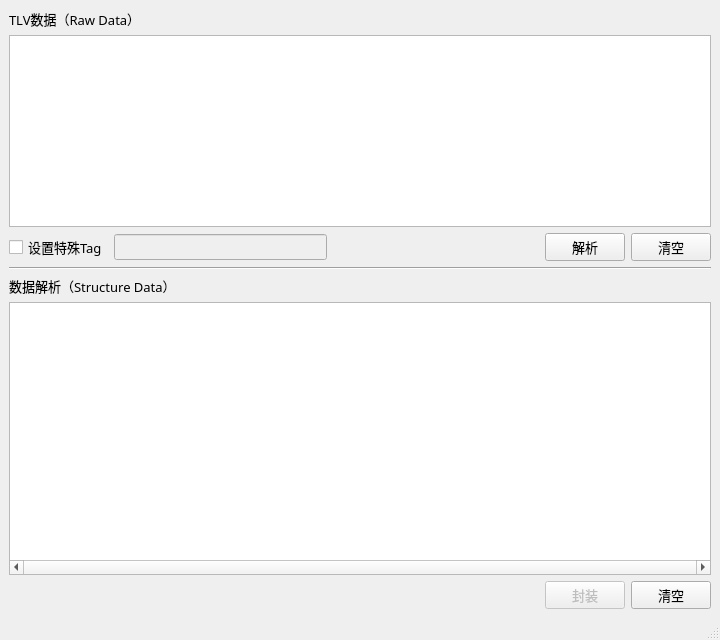
<?xml version="1.0" encoding="UTF-8"?>
<ui version="4.0">
 <class>MainWindow</class>
 <widget class="QMainWindow" name="MainWindow">
  <property name="geometry">
   <rect>
    <x>0</x>
    <y>0</y>
    <width>720</width>
    <height>640</height>
   </rect>
  </property>
  <property name="font">
   <font>
    <family>微软雅黑</family>
    <pointsize>10</pointsize>
   </font>
  </property>
  <property name="windowTitle">
   <string>TLV数据工具箱</string>
  </property>
  <property name="windowIcon">
   <iconset resource="resource.qrc">
    <normaloff>:/image/image/icon.ico</normaloff>:/image/image/icon.ico</iconset>
  </property>
  <property name="toolTip">
   <string>BER-TLV数据解析与封装</string>
  </property>
  <property name="statusTip">
   <string>工具版本：v1.0.0        作者：Zidong.Yin        日期：2019.10.06</string>
  </property>
  <property name="autoFillBackground">
   <bool>true</bool>
  </property>
  <widget class="QWidget" name="centralwidget">
   <layout class="QVBoxLayout" name="verticalLayout_2">
    <item>
     <layout class="QVBoxLayout" name="verticalLayout">
      <item>
       <widget class="QLabel" name="lbl_raw">
        <property name="text">
         <string>TLV数据（Raw Data）</string>
        </property>
       </widget>
      </item>
      <item>
       <widget class="QPlainTextEdit" name="te_rawData">
        <property name="sizePolicy">
         <sizepolicy hsizetype="Expanding" vsizetype="Maximum">
          <horstretch>0</horstretch>
          <verstretch>0</verstretch>
         </sizepolicy>
        </property>
        <property name="toolTip">
         <string>输入16进制待解析数据，不区分大小写，可带 ’0x' 前缀。</string>
        </property>
        <property name="tabChangesFocus">
         <bool>true</bool>
        </property>
        <property name="plainText">
         <string/>
        </property>
        <property name="tabStopWidth">
         <number>40</number>
        </property>
        <property name="textInteractionFlags">
         <set>Qt::LinksAccessibleByKeyboard|Qt::LinksAccessibleByMouse|Qt::TextBrowserInteraction|Qt::TextEditable|Qt::TextEditorInteraction|Qt::TextSelectableByKeyboard|Qt::TextSelectableByMouse</set>
        </property>
        <property name="backgroundVisible">
         <bool>false</bool>
        </property>
        <property name="centerOnScroll">
         <bool>false</bool>
        </property>
       </widget>
      </item>
      <item>
       <layout class="QHBoxLayout" name="horizontalLayout" stretch="0,0,0,0,0">
        <property name="sizeConstraint">
         <enum>QLayout::SetFixedSize</enum>
        </property>
        <item>
         <widget class="QCheckBox" name="chb_extTag">
          <property name="toolTip">
           <string>设置不符合BER-TLV编码规则的Tag(单字节)。
输入多个Tag时，以 '空格' 分割</string>
          </property>
          <property name="text">
           <string>设置特殊Tag</string>
          </property>
          <property name="checked">
           <bool>false</bool>
          </property>
          <property name="tristate">
           <bool>false</bool>
          </property>
         </widget>
        </item>
        <item>
         <widget class="QLineEdit" name="le_extTag">
          <property name="enabled">
           <bool>false</bool>
          </property>
          <property name="toolTip">
           <string>设置不符合BER-TLV编码规则的Tag(单字节)。
输入多个Tag时，以 '空格' 分割</string>
          </property>
          <property name="clearButtonEnabled">
           <bool>false</bool>
          </property>
         </widget>
        </item>
        <item>
         <spacer name="horizontalSpacer">
          <property name="orientation">
           <enum>Qt::Horizontal</enum>
          </property>
          <property name="sizeHint" stdset="0">
           <size>
            <width>40</width>
            <height>20</height>
           </size>
          </property>
         </spacer>
        </item>
        <item>
         <widget class="QPushButton" name="btn_decoding">
          <property name="sizePolicy">
           <sizepolicy hsizetype="Fixed" vsizetype="Fixed">
            <horstretch>0</horstretch>
            <verstretch>0</verstretch>
           </sizepolicy>
          </property>
          <property name="text">
           <string>解析</string>
          </property>
         </widget>
        </item>
        <item>
         <widget class="QPushButton" name="btn_clsRaw">
          <property name="sizePolicy">
           <sizepolicy hsizetype="Fixed" vsizetype="Fixed">
            <horstretch>0</horstretch>
            <verstretch>0</verstretch>
           </sizepolicy>
          </property>
          <property name="text">
           <string>清空</string>
          </property>
         </widget>
        </item>
       </layout>
      </item>
      <item>
       <widget class="Line" name="line">
        <property name="orientation">
         <enum>Qt::Horizontal</enum>
        </property>
       </widget>
      </item>
      <item>
       <widget class="QLabel" name="lbl_struct">
        <property name="text">
         <string>数据解析（Structure Data）</string>
        </property>
       </widget>
      </item>
      <item>
       <widget class="QPlainTextEdit" name="te_structData">
        <property name="toolTip">
         <string>每行是一个TLV数据对象，缩进表示嵌套级别</string>
        </property>
        <property name="horizontalScrollBarPolicy">
         <enum>Qt::ScrollBarAlwaysOn</enum>
        </property>
        <property name="lineWrapMode">
         <enum>QPlainTextEdit::NoWrap</enum>
        </property>
        <property name="tabStopWidth">
         <number>40</number>
        </property>
       </widget>
      </item>
      <item>
       <layout class="QHBoxLayout" name="horizontalLayout_2" stretch="0,0,0">
        <property name="sizeConstraint">
         <enum>QLayout::SetFixedSize</enum>
        </property>
        <item>
         <spacer name="horizontalSpacer_2">
          <property name="orientation">
           <enum>Qt::Horizontal</enum>
          </property>
          <property name="sizeHint" stdset="0">
           <size>
            <width>40</width>
            <height>20</height>
           </size>
          </property>
         </spacer>
        </item>
        <item>
         <widget class="QPushButton" name="btn_encoding">
          <property name="enabled">
           <bool>false</bool>
          </property>
          <property name="sizePolicy">
           <sizepolicy hsizetype="Fixed" vsizetype="Fixed">
            <horstretch>0</horstretch>
            <verstretch>0</verstretch>
           </sizepolicy>
          </property>
          <property name="text">
           <string>封装</string>
          </property>
         </widget>
        </item>
        <item>
         <widget class="QPushButton" name="btn_clsStruct">
          <property name="sizePolicy">
           <sizepolicy hsizetype="Fixed" vsizetype="Fixed">
            <horstretch>0</horstretch>
            <verstretch>0</verstretch>
           </sizepolicy>
          </property>
          <property name="text">
           <string>清空</string>
          </property>
         </widget>
        </item>
       </layout>
      </item>
     </layout>
    </item>
   </layout>
  </widget>
  <widget class="QStatusBar" name="statusbar">
   <property name="font">
    <font>
     <family>微软雅黑</family>
     <pointsize>9</pointsize>
    </font>
   </property>
  </widget>
 </widget>
 <resources>
  <include location="resource.qrc"/>
 </resources>
 <connections/>
</ui>
